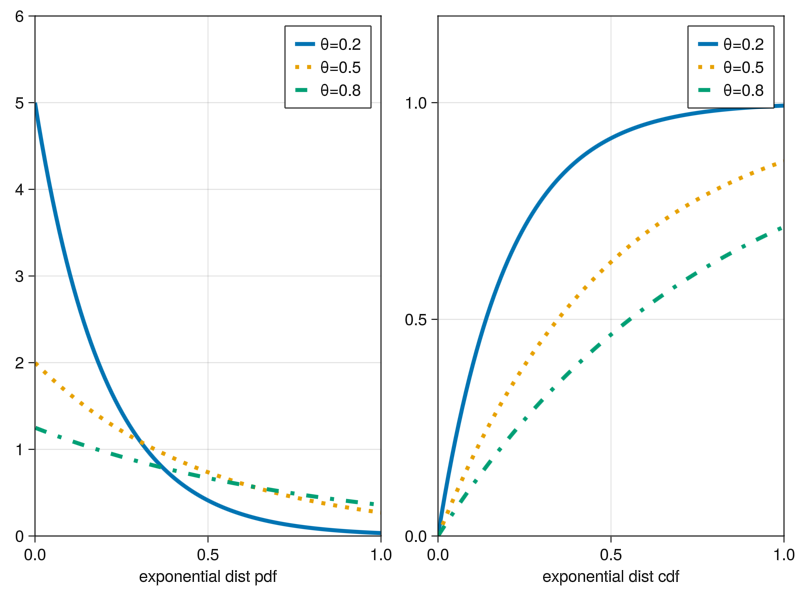

Source code (Julia):
using GLMakie, Distributions
fig = Figure()
ax1 = Axis(fig[1, 1], limits=(0, 1, 0, 6), xlabel="exponential dist pdf")
ax2 = Axis(fig[1, 2], limits=(0, 1, 0, 1.2), xlabel="exponential dist cdf")
dist(λ) = Exponential(λ)
ts = range(0.0, 1.0, 100)
arr = [0.2, 0.5, 0.8]
lsarr = [:solid, :dot, :dashdot]
for (i, ls) in zip(arr, lsarr)
    d = dist(i)
    lines!(ax1, ts, pdf.(d, ts); label="θ=$(i)", linestyle=ls, linewidth=4)
    lines!(ax2, ts, cdf.(d, ts); label="θ=$(i)", linestyle=ls, linewidth=4)
end
axislegend(ax1)
axislegend(ax2)

fig
#save("exponential-random-variables.png",fig)
